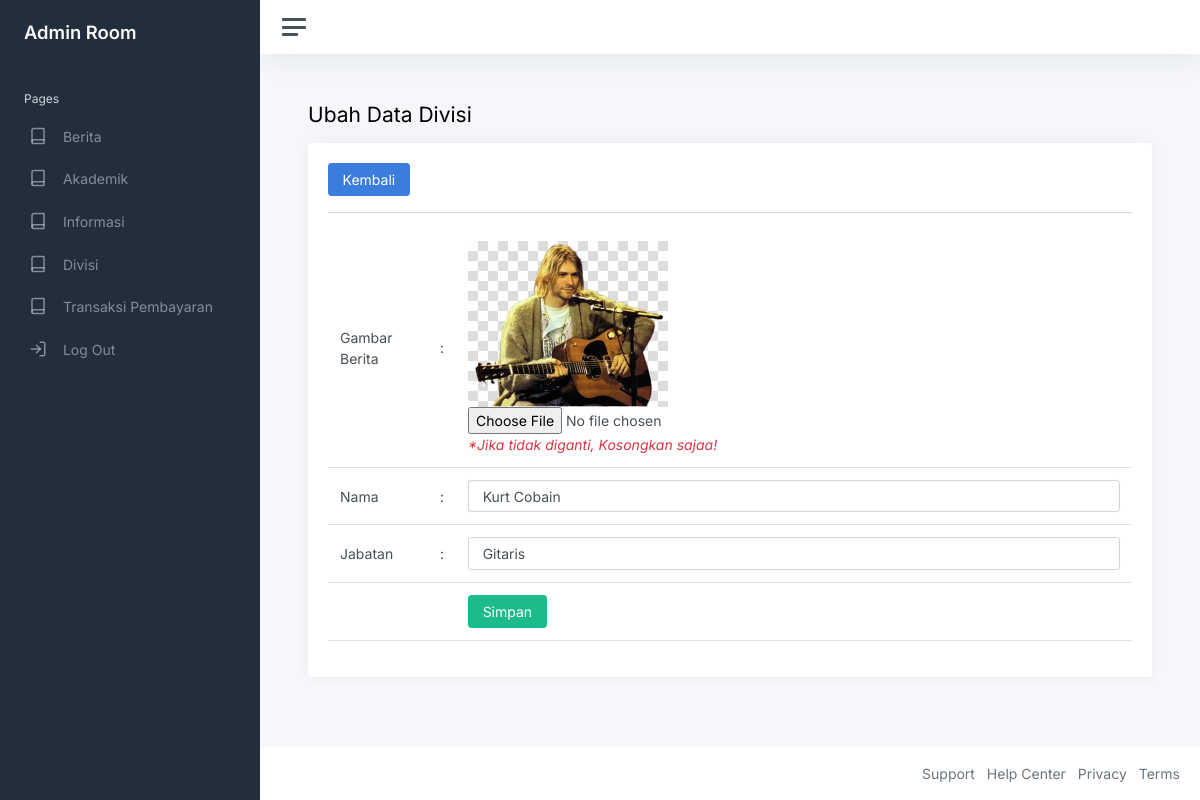
The app's page /Himpunan-Mahasiswa-AdministrasiRumahSakit-main/01-ummetro/home.php?page=ubah_divisi&id=6 (signed in) with its own data.
### tables this page shows
CREATE TABLE `divisi` (
  `id_divisi` int(11) NOT NULL,
  `profile_divisi` varchar(255) DEFAULT NULL,
  `nama` varchar(255) DEFAULT NULL,
  `jabatan` text DEFAULT NULL
);

### Himpunan-Mahasiswa-AdministrasiRumahSakit-main/01-ummetro/ubah_divisi.php (the view, shortened to what this page needs)
<?php
$id = $_GET['id'];
$query = mysqli_query($konek, "SELECT*FROM divisi WHERE id_divisi=$id");
$data = mysqli_fetch_array($query);
?>
<h1 class="h3 mb-3">Ubah Data Divisi</h1>
<div class="row">
    <div class="col-12">
        <div class="card">
            <div class="card-body">
                <a href="?page=divisi" class="btn btn-primary">Kembali</a>
                <hr>
                <form action="" method="post" enctype="multipart/form-data">
                    <table class="table">
                        <tr>
                            <td width="100">Gambar Berita</td>
                            <td width="1">:</td>
                            <td>
                                <a href="images_divisi/<?php echo $data['profile_divisi'];?>" target="_blank">
                                <img src="images_divisi/<?php echo $data['profile_divisi'];?>" alt="gambar" width="200"></a><br>
                                <input type="file" name="profile_divisi" id=""><br>
                                <i class="text-danger">*Jika tidak diganti, Kosongkan sajaa!</i>
                        </td>
                        </tr>
                        <tr>
                            <td width="100">Nama</td>
                            <td width="1">:</td>
                            <td><input value="<?php echo $data['nama'];?>" type="text" name="nama" class="form-control"></td>
                        </tr>
                        <tr>
                            <td width="100">Jabatan</td>
                            <td width="1">:</td>
                            <td><input value="<?php echo $data['jabatan'];?>" type="text" name="jabatan" class="form-control"></td>
                        </tr>
                        <tr>
                            <td></td>
                            <td></td>
                            <td><button class="btn btn-success" type="submit">Simpan</button></td>
                        </tr>
                    </table>
                </form>
            </div>
        </div>
    </div>
</div>

### records on screen
divisi: profile_divisi (picture), nama "Kurt Cobain", jabatan "Gitaris"
